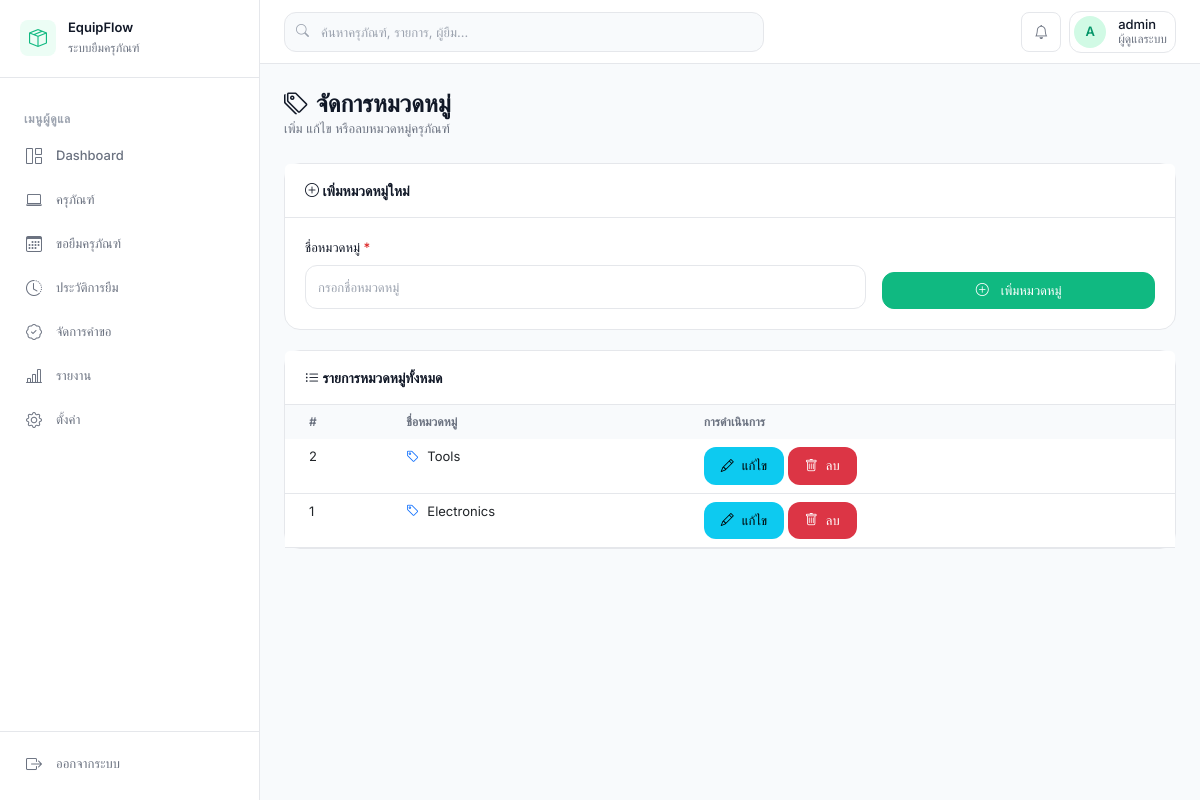
/spa_shell.php?page=categorie (signed in), run on the app's committed database.
### tables this page shows
CREATE TABLE `categories` (
  `id` int(11) NOT NULL,
  `name` varchar(100) NOT NULL,
  `created_at` timestamp NOT NULL DEFAULT current_timestamp()
);

### partials/partial_categorie.php (the view, shortened to what this page needs)
<?php
require_once dirname(__DIR__) . '/config.php';
$categories = $pdo->query("SELECT * FROM categories ORDER BY id DESC")->fetchAll();
?>
<div class="page-header">
    <h4><i class="bi bi-tags me-2"></i>จัดการหมวดหมู่</h4>
    <p>เพิ่ม แก้ไข หรือลบหมวดหมู่ครุภัณฑ์</p>
</div>
<div class="card">
    <div class="card-header"><i class="bi bi-plus-circle"></i> เพิ่มหมวดหมู่ใหม่</div>
    <div class="card-body">
        <form method="POST">
            <div class="row g-3 align-items-end">
                <div class="col-md-8">
                    <label class="form-label">ชื่อหมวดหมู่ <span style="color:#dc2626">*</span></label>
                    <input type="text" name="name" class="form-control" placeholder="กรอกชื่อหมวดหมู่" required>
                </div>
                <div class="col-md-4">
                    <button type="submit" name="add_category" class="btn btn-primary w-100">
                        <i class="bi bi-plus-circle me-1"></i> เพิ่มหมวดหมู่
                    </button>
                </div>
            </div>
        </form>
    </div>
</div>
<div class="card">
    <div class="card-header"><i class="bi bi-list-ul"></i> รายการหมวดหมู่ทั้งหมด</div>
    <div class="card-body p-0">
        <div class="table-responsive">
            <table class="table table-hover mb-0">
                <thead>
                    <tr>
                        <th class="ps-4">#</th>
                        <th>ชื่อหมวดหมู่</th>
                        <th>การดำเนินการ</th>
                    </tr>
                </thead>
                <tbody>
                    <?php foreach ($categories as $cat): ?>
                    <tr>
                        <td class="ps-4"><?php echo $cat['id']; ?></td>
                        <td><i class="bi bi-tag text-primary me-2"></i><?php echo htmlspecialchars($cat['name']); ?></td>
                        <td>
                            <button class="btn btn-info btn-sm" data-bs-toggle="modal" data-bs-target="#editCat<?php echo $cat['id']; ?>">
                                <i class="bi bi-pencil"></i> แก้ไข
                            </button>
                            <a href="?page=categorie&delete_category=<?php echo $cat['id']; ?>"
                               class="btn btn-danger btn-sm spa-confirm-delete"
                               data-confirm="ยืนยันการลบหมวดหมู่นี้?">
                                <i class="bi bi-trash"></i> ลบ
                            </a>
                        </td>
                    </tr>
                    <?php endforeach; ?>
                </tbody>
            </table>
        </div>
    </div>
</div>

### assets/css/design-system.css (style rules this page uses)
:root { --color-primary: #10B981; --color-primary-hover: #059669; --color-primary-muted: #D1FAE5; --color-primary-subtle: #ECFDF5; --color-bg: #F8FAFC; --color-surface: #FFFFFF; --color-border: #E5E7EB; --color-border-strong: #D1D5DB; --color-text: #111827; --color-text-secondary: #6B7280; --color-text-muted: #9CA3AF; --color-success: #22C55E; --color-success-bg: #F0FDF4; --color-warning: #F59E0B; --color-warning-bg: #FFFBEB; --color-danger: #EF4444; --color-danger-bg: #FEF2F2; --color-info: #3B82F6; --color-info-bg: #EFF6FF; --font-family: 'Inter', -apple-system, BlinkMacSystemFont, 'Segoe UI', sans-serif; --font-weight-normal: 400; --font-weight-medium: 500; --font-weight-semibold: 600; --font-weight-bold: 700; --text-xs: 0.75rem; --text-sm: 0.8125rem; --text-base: 0.875rem; --text-lg: 1rem; --text-xl: 1.125rem; --text-2xl: 1.5rem; --text-3xl: 1.875rem; --space-1: 4px; --space-2: 8px; --space-3: 12px; --space-4: 16px; --space-5: 20px; --space-6: 24px; --space-8: 32px; --space-10: 40px; --space-12: 48px; --layout-max-width: 1440px; --layout-gutter: 24px; --sidebar-width: 260px; --navbar-height: 64px; --radius-card: 16px; --radius-input: 12px; --radius-button: 12px; --radius-sm: 8px; --radius-full: 9999px; --shadow-xs: 0 1px 2px rgba(0, 0, 0, 0.04); --shadow-sm: 0 1px 3px rgba(0, 0, 0, 0.06), 0 1px 2px rgba(0, 0, 0, 0.04); --shadow-md: 0 4px 6px -1px rgba(0, 0, 0, 0.07), 0 2px 4px -2px rgba(0, 0, 0, 0.05); --shadow-lg: 0 10px 15px -3px rgba(0, 0, 0, 0.08), 0 4px 6px -4px rgba(0, 0, 0, 0.04); --transition-fast: 150ms ease; --transition-base: 200ms ease; --z-sidebar: 100; --z-navbar: 110; --z-dropdown: 200; --z-modal: 300; --z-toast: 400; --z-loading: 500; }
*, *::before, *::after { box-sizing: border-box; }
html { font-size: 16px; -webkit-font-smoothing: antialiased; -moz-osx-font-smoothing: grayscale; }
body { margin: 0; font-family: var(--font-family); font-size: var(--text-base); font-weight: var(--font-weight-normal); line-height: 1.5; color: var(--color-text); background: var(--color-bg); }
h1, h2, h3, h4, h5, h6 { margin: 0; font-weight: var(--font-weight-semibold); line-height: 1.3; color: var(--color-text); }
h4 { font-size: var(--text-lg); }
p { margin: 0 0 var(--space-4); }
p:last-child { margin-bottom: 0; }
a { color: var(--color-primary); text-decoration: none; transition: color var(--transition-fast); }
.w-100 { width: 100%; }
.mb-0 { margin-bottom: 0; }
.me-2 { margin-right: var(--space-2); }

### data on the page
categories: id "2", name "Tools"
categories: id "1", name "Electronics"

### other printed values
$item['label'] "Dashboard"
$item['label'] "ครุภัณฑ์"
$item['label'] "ขอยืมครุภัณฑ์"
$item['label'] "ประวัติการยืม"
$item['label'] "จัดการคำขอ"
$item['label'] "รายงาน"
$item['label'] "ตั้งค่า"
$initials "A"
$username "admin"
$roleLabel "ผู้ดูแลระบบ"
